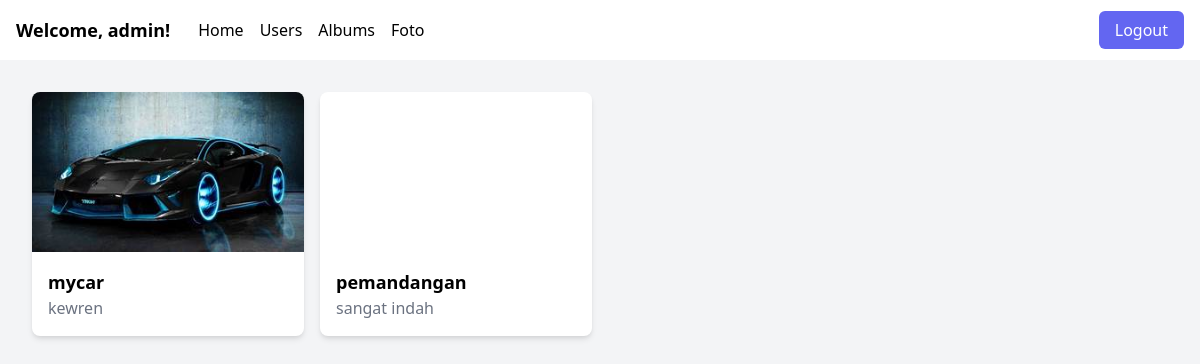
The app's page /album_detail.php?album_id=30 (signed in), older data.
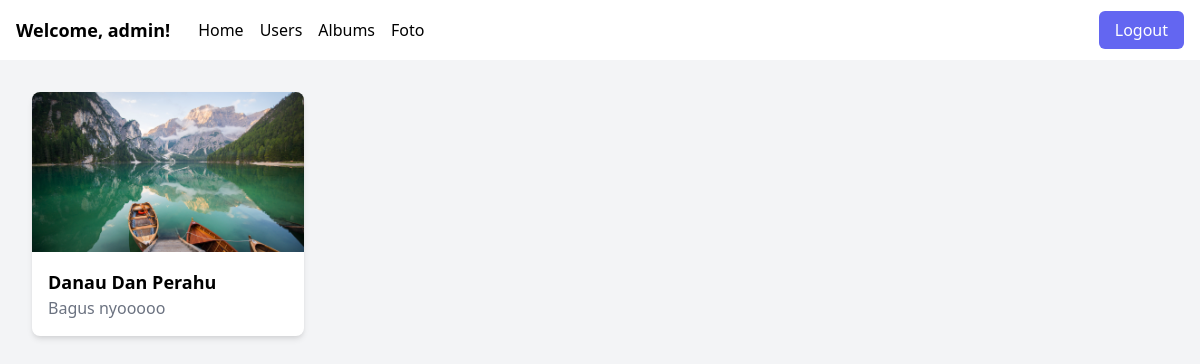
The same page, newer data.
### tables this page shows
CREATE TABLE `photos` (
  `photo_id` int(11) NOT NULL,
  `user_id` int(11) NOT NULL,
  `album_id` int(11) NOT NULL,
  `title` varchar(100) NOT NULL,
  `description` text NOT NULL,
  `image_path` varchar(255) NOT NULL,
  `created_at` timestamp NOT NULL DEFAULT current_timestamp() ON UPDATE current_timestamp()
);

### album_detail.php (the view, shortened to what this page needs)
<?php
require_once('koneksi.php');
$album_id = $_GET['album_id'];
$query_photos = "SELECT * FROM photos";
$result_photos = mysqli_query($conn, $query_photos);
$photos = [];
while ($row = mysqli_fetch_assoc($result_photos)) {
    $photos[] = $row;
}
?>
<!DOCTYPE html>
<html lang="en">
<head>
    <link href="https://cdn.jsdelivr.net/npm/tailwindcss@2.2.19/dist/tailwind.min.css" rel="stylesheet">
    <link href="https://cdnjs.cloudflare.com/ajax/libs/lightbox2/2.11.3/css/lightbox.min.css" rel="stylesheet">
</head>
<body class="bg-gray-100">
<?php  include 'navbar_admin.php';  ?>
    <div class="grid grid-cols-2 md:grid-cols-3 lg:grid-cols-4 gap-4 p-8">
    <?php foreach ($photos as $photo) : ?>
        <?php if ($photo['album_id'] == $album_id) : ?>
            <a href="uploads/<?php echo $photo['image_path']; ?>" data-lightbox="photos" data-title="<?php echo $photo['title']; ?>">
                <div class="mb-4">
                    <div class="overflow-hidden rounded-lg shadow-md hover:shadow-lg  bg-white">
                        <div class="bg-cover bg-center h-40" style="background-image: url('uploads/<?php echo $photo['image_path']; ?>');">
                        </div>
                        <div class="p-4">
                            <h3 class="text-lg font-semibold"><?php echo $photo['title']; ?></h3>
                            <p class="text-gray-500"><?php echo $photo['description']; ?></p>
                        </div>
                    </div>
                </div>
            </a>
        <?php endif; ?>
    <?php endforeach; ?>
</div>
</body>
</html>

Row changes from the older to the newer data that the page shows:
removed photos: title "mycar", description "kewren"
removed photos: title "pemandangan", description "sangat indah"
added photos: image_path (picture), title "Danau Dan Perahu", description "Bagus nyooooo"
